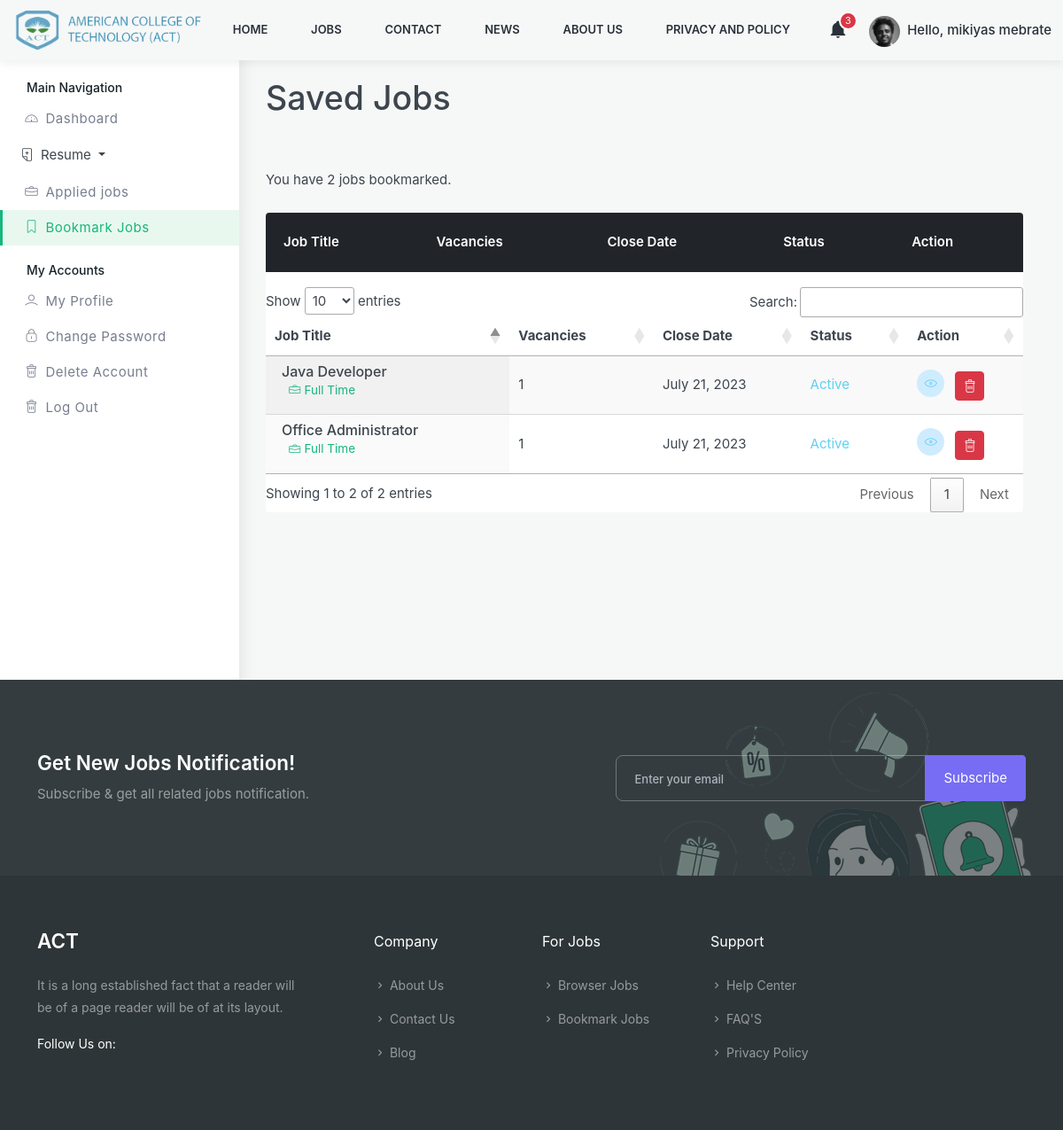
The page /user-bookmark/ (signed in) on the database its author committed.
### Account/models.py (models this page shows)
class CustomUser(AbstractUser):
    is_candidate = models.BooleanField(default=False)
    is_interviewer = models.BooleanField(default=False)
    is_admin = models.BooleanField(default=False)
    email = models.EmailField(unique=True)
    photo = models.ImageField(upload_to='Admin/Photo', null=True, blank=True)
    EMAIL_FIELD = 'email'
    USERNAME_FIELD = 'email'
    REQUIRED_FIELDS = ['username', 'first_name', 'last_name']

### Recruitment_System/models.py (models this page shows, shortened)
class Candidate(models.Model):
    user = models.OneToOneField(CustomUser, on_delete=models.SET_NULL, null=True)
    first_name = models.CharField(max_length=20)
    last_name = models.CharField(max_length=20)
    gender = models.CharField(max_length=10, choices=gender_list)
    date_of_birth = models.DateField()
    email = models.EmailField(max_length=40)
    phone1 = PhoneNumberField()
    phone2 = PhoneNumberField(blank = True)
    address = models.CharField(max_length=100)
    linked_in = models.URLField(blank=True, null=True)
    git_hub = models.URLField(blank=True, null=True)
    country = models.CharField(max_length=20)
    city = models.CharField(max_length=20)
    zip_code = models.CharField(max_length=10, blank=True, null=True)
    photo = models.ImageField(upload_to='Candidate/photo', null=True, blank=True)
    resume = models.FileField(upload_to='Candidate/Resume', null=True, blank=True)
    about = models.TextField()
    skill = models.ManyToManyField("Skill", blank=False)
    slug = models.SlugField(unique=True, blank=True,  max_length=200)
    date_created = models.DateField(auto_now_add=True)
    date_modified = models.DateTimeField(auto_now=True)

class Bookmarks(models.Model):
    user = models.ForeignKey(CustomUser, on_delete=models.CASCADE)
    job = models.ForeignKey('Job_Posting', on_delete=models.CASCADE)
    slug = models.SlugField(unique=True,blank=True,  max_length=200)

class Job_Posting(models.Model):
    title = models.CharField(max_length=50)
    sector = models.ForeignKey(Sector, on_delete=models.SET_NULL, null=True)  # Related With Sector
    description = FroalaField()
    vacancies = models.IntegerField()
    experience = models.CharField(max_length=20)
    skills = models.ManyToManyField(Skill)
    location = models.CharField(max_length=200)
    salary_range_start = models.FloatField()
    salary_range_final = models.FloatField()
    type = models.CharField( choices=job_type, max_length=30)
    job_status = models.BooleanField(default=False)
    date_posted = models.DateTimeField(auto_now_add=True)
    date_closed = models.DateField()
    slug = models.SlugField(unique=True,  max_length=200, blank=True)
    class Meta:
        ordering = ['-date_posted','-date_closed']

### Recruitment_System/views.py (the view)
# urls.py: path('user-bookmark/', views.user_bookmark, name='user-bookmark'),
@login_required
def user_bookmark(request):
    bookmarks = Bookmarks.objects.filter(user = request.user)
    context = {
        'bookmarks' : bookmarks
    }
    return render(request, 'RMS/user/dashboard-saved-jobs.html', context)

### Recruitment_System/templates/RMS/user/dashboard-saved-jobs.html (shortened to what this page needs)
{% load static %}
<!DOCTYPE html>
<html lang="en">
  <head>
    <link href="{% static 'assets/css/styles.css' %}" rel="stylesheet" />
    <link rel="stylesheet" href="https://cdn.datatables.net/1.13.5/css/jquery.dataTables.min.css" />
    {% include 'include/head.html' %}
  </head>
  <body>
		<div class="mt-5">{% include 'include/navbar.html'%}</div>
    <div id="main-wrapper">
      <div class="dashboard-wrap bg-light">
		{% include 'RMS/user/include/user-dashboard.html'%}
        <div class="dashboard-content">
          <div class="dashboard-tlbar d-block mb-5">
            <div class="row">
              <div class="colxl-12 col-lg-12 col-md-12">
                <h1 class="ft-medium">Saved Jobs</h1>
              </div>
            </div>
          </div>
          <div class="dashboard-widg-bar d-block mb-5">
            <div class="row">
              <div class="col-xl-12 col-md-12 col-sm-12">
                <div class="cl-justify">
                  <div class="cl-justify-first">
                    <p class="m-0 p-0 ft-sm">
                      You have {{bookmarks.filter.all.count}} jobs bookmarked.
                    </p>
                  </div>
                </div>
              </div>
              <div class="col-xl-12 col-lg-12 col-md-12">
                <div class="mb-4 tbl-lg rounded overflow-hidden">
                  <div class="table-responsive bg-white">
                    <table class="table">
                      <thead class="thead-dark">
                        <tr>
                          <th scope="col">Job Title</th>
                          <th scope="col">Vacancies</th>
                          <th scope="col">Close Date</th>
                          <th scope="col">Status</th>
                          <th scope="col">Action</th>
                        </tr>
                      </thead>
                      <tbody>
                        <table id="example" class="display " style="width:100%">
                          <thead>
                              <tr>
                                  <th>Job Title</th>
                                  <th>Vacancies</th>
                                  <th>Close Date</th>
                                  <th>Status</th>
                                  <th>Action</th>
                              </tr>
                          </thead>
                          <tbody class="bg-white">
                            {% for book in bookmarks %}
                            <tr class="bg-white">
                              <td class="bg-white">
                                <div class="cats-box rounded d-flex align-items-center">
                                  <div class="cats-box-caption px-2">
                                    <h4 class="fs-md mb-0 ft-medium">
                                      {{book.job.title}}
                                    </h4>
                                    <div class="d-block mb-2 position-relative">
                                      <span class="muted medium ms-2 theme-cl"><i class="lni lni-briefcase me-1"></i>{{book.job.get_type_display}}</span>
                                    </div>
                                  </div>
                                </div>
                              </td>
                              <td>
                                <span>{{ book.job.vacancies}}</span>
                              </td>
                              <td>
                                <span>{{ book.job.date_closed }}</span>
                              </td>
                              <td><span class="text-info">{%if book.job.job_status%}Active{% else%} Closed {% endif%}</span></td>
                              <td>
                                <div class="dash-action">
                                  <a
                                    href="{% url 'Job-detail' book.job.slug %}"
                                    class="p-2 circle text-info bg-light-info d-inline-flex align-items-center justify-content-center me-1"
                                    ><i class="lni lni-eye"></i
                                  ></a>
                                  <a href="{% url 'user-delete-bookmark' book.job.slug%}"
                                    class="btn p-2 circle  btn-danger d-inline-flex align-items-center justify-content-center ms-1"
                                    ><i class="lni lni-trash-can"></i
                                  ></a>
                                </div>
                              </td>
                            </tr>
                            {% endfor %}
                          </tbody>
                      </table>
                      </tbody>
                    </table>
                  </div>
                </div>
              </div>
            </div>
          </div>
        </div>
      </div>
    </div>
    {% include 'include/footer.html' %}
  </body>
</html>

### templates/include/navbar.html (shortened to what this page needs)
{% load static %}
<div>
  <nav class=" navbar navbar-expand-lg fixed-top m-0 p-0   bg-light" id="navbar">
    <div class="container-fluid">
      <a class="navbar-brand  fw-bold me-auto" href="{% url 'index'%}">
        <img
          src="{% static  'assets/images/act_logo.png' %}"
          height="50"
          alt=""
          class="logo-dark"
        />
      </a>
      <div class="collapse navbar-collapse bg-light" id="navbarCollapse">
        <ul class="navbar-nav text-light mx-auto navbar-center">
          <li class="nav-item  dropdown dropdown-hover">
            <a href="{% url 'index' %}" class="nav-link ">Home</a>
          </li>
          <li class="nav-item dropdown dropdown-hover">
            <a href="{% url 'job-list' %}" class="nav-link ">Jobs</a>
          </li>
          <li class="nav-item dropdown dropdown-hover">
            <a href="{% url 'contact' %}" class="nav-link ">Contact</a>
          </li>
          <li class="nav-item dropdown dropdown-hover">
            <a href="{% url 'blog' %}" class="nav-link ">News</a>
          </li>
          <li class="nav-item dropdown dropdown-hover">
            <a href="{% url 'about' %}" class="nav-link ">About US</a>
          </li>
          <li class="nav-item dropdown dropdown-hover">
            <a href="{% url 'Privacy-policy' %}" class="nav-link "
              >Privacy and Policy</a
            >
          </li>
        </ul>
          {% if user.is_authenticated %}
          <ul class="d-flex navbar-nav align-items-center mb-0">
            <li class="list-inline-item d-none d-sm-none d-lg-block  nav-item dropdown me-4">
              <a
                href="javascript:void(0)"
                class="header-item noti-icon position-relative"
                id="notification"
                data-bs-toggle="dropdown"
                aria-expanded="false"
              >
                <i class="mdi mdi-bell fs-22"></i>
                <div class="count position-absolute">3</div>
              </a>
            </li>
            <li class="list-inline-item dropdown">
              <a
                href="javascript:void(0)"
                class="header-item"
                id="userdropdown"
                data-bs-toggle="dropdown"
                aria-expanded="false">
               {% if user.candidate %}
                <img
                  src="/media/{{user.candidate.photo}}"
                  alt="mdo"
                  width="35"
                  height="35"
                  class="rounded-circle me-1"
                />
                {% endif %}
                <span class="d-md-inline-block fw-medium">Hello, {{user.first_name}} {{user.last_name}}</span>
              </a>
            </li>
          </ul>
          {% endif %}
      </div>
    </div>
  </nav>
</div>

### rows shown on the page
CustomUser: candidate.photo (picture), first_name "mikiyas", last_name "mebrate"
Bookmarks: job "Office Administrator", job.type "Full Time", job.vacancies "1", job.date_closed "July 21, 2023", shows "Active"
Bookmarks: job "Java Developer", job.type "Full Time", job.vacancies "1", job.date_closed "July 21, 2023", shows "Active"

### other values the page prints
{{ bookmarks.filter.all.count }} "2"
